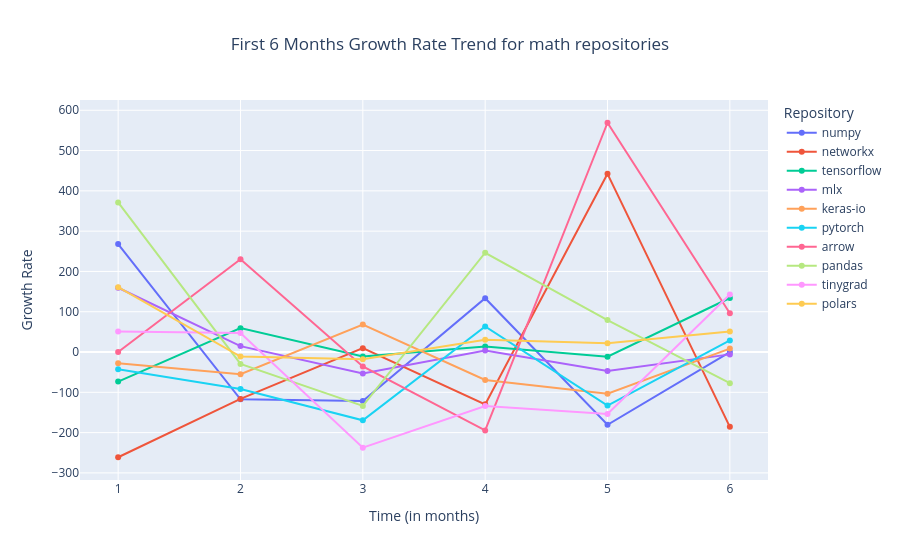
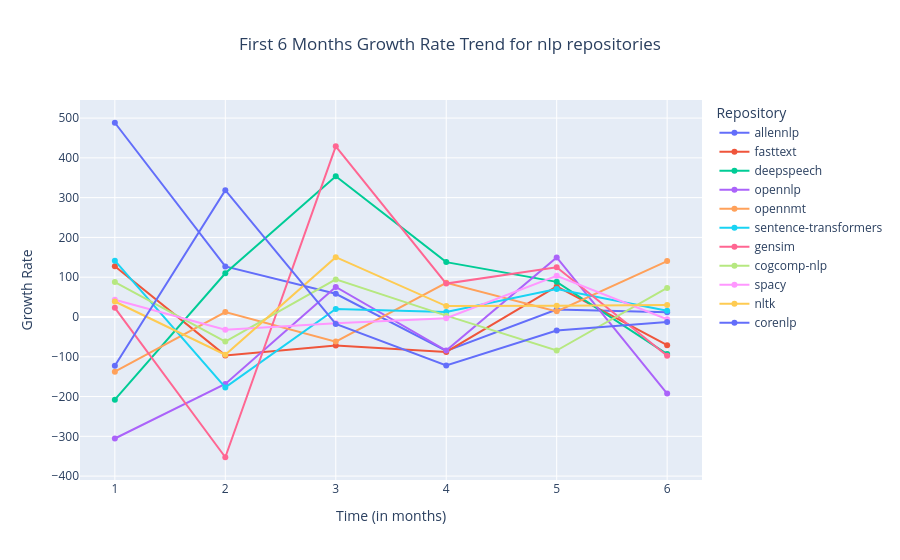
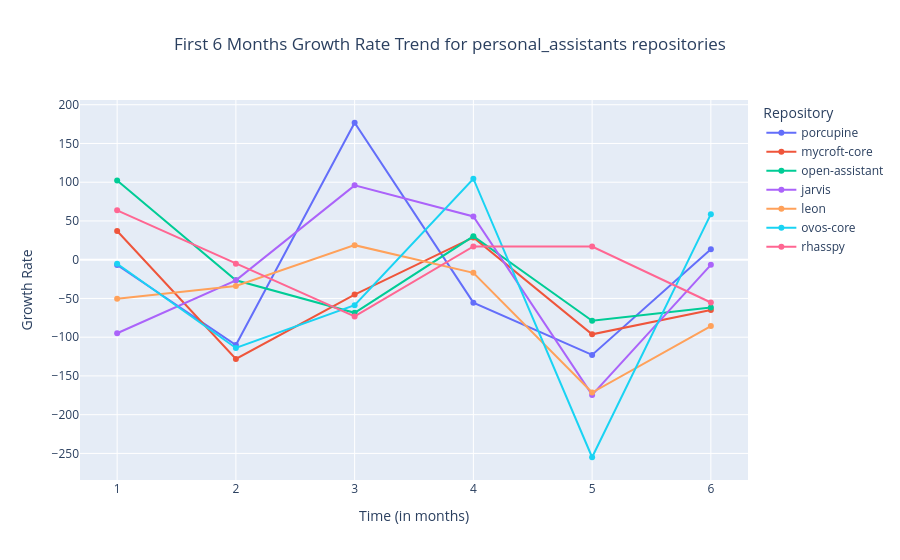
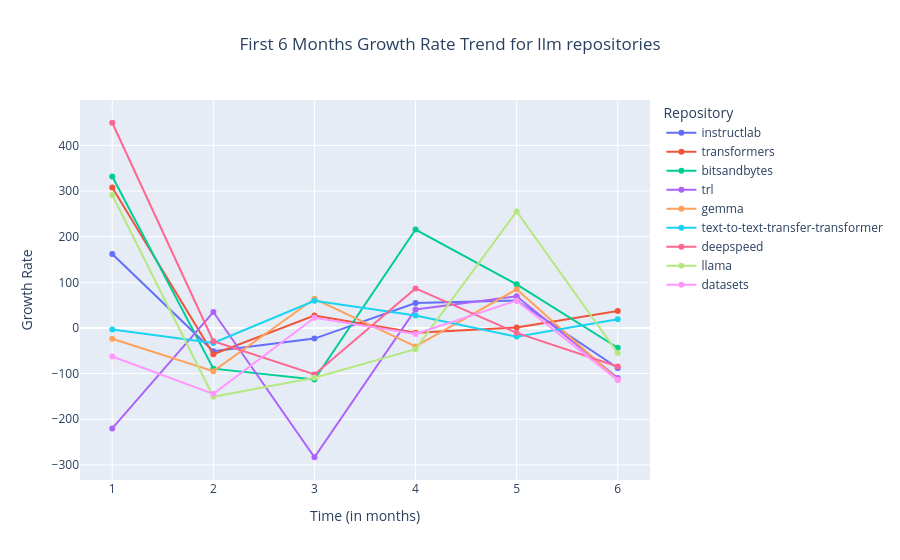

Source (notebook cell) for these figures, in order:
### Code cell
# Fetch the categories from ai_repos.json
categories = list(urls_json_data.keys())

# Plot for each individual category
for category in categories:
    plot_growth_rate_by_category(first_6months_df, category, title="First 6 Months Growth Rate Trend")

### Figure 1 — Plotly figure (JSON) as saved in the notebook; plotly's stock layout.template omitted (floating-point values rounded to 4 significant figures)
{"data": [{"hovertemplate": "repo_name=numpy<br>x_axis=%{x}<br>log_growth_rate=%{y}<extra></extra>", "legendgroup": "numpy", "line": {"color": "#636efa", "dash": "solid"}, "marker": {"symbol": "circle"}, "mode": "lines+markers", "name": "numpy", "orientation": "v", "showlegend": true, "type": "scatter", "x": [1, 2, 3, 4, 5, 6], "xaxis": "x", "y": [267.9, -117.5, -121.6, 133.5, -180.5, 0], "yaxis": "y"}, {"hovertemplate": "repo_name=networkx<br>x_axis=%{x}<br>log_growth_rate=%{y}<extra></extra>", "legendgroup": "networkx", "line": {"color": "#EF553B", "dash": "solid"}, "marker": {"symbol": "circle"}, "mode": "lines+markers", "name": "networkx", "orientation": "v", "showlegend": true, "type": "scatter", "x": [1, 2, 3, 4, 5, 6], "xaxis": "x", "y": [-261.2, -116.3, 9.531, -129.9, 442.3, -185.8], "yaxis": "y"}, {"hovertemplate": "repo_name=tensorflow<br>x_axis=%{x}<br>log_growth_rate=%{y}<extra></extra>", "legendgroup": "tensorflow", "line": {"color": "#00cc96", "dash": "solid"}, "marker": {"symbol": "circle"}, "mode": "lines+markers", "name": "tensorflow", "orientation": "v", "showlegend": true, "type": "scatter", "x": [1, 2, 3, 4, 5, 6], "xaxis": "x", "y": [-73.3, 59.28, -11.32, 13.43, -11.53, 134.0], "yaxis": "y"}, {"hovertemplate": "repo_name=mlx<br>x_axis=%{x}<br>log_growth_rate=%{y}<extra></extra>", "legendgroup": "mlx", "line": {"color": "#ab63fa", "dash": "solid"}, "marker": {"symbol": "circle"}, "mode": "lines+markers", "name": "mlx", "orientation": "v", "showlegend": true, "type": "scatter", "x": [1, 2, 3, 4, 5, 6], "xaxis": "x", "y": [159.5, 14.63, -53.11, 3.622, -47.03, -5.862], "yaxis": "y"}, {"hovertemplate": "repo_name=keras-io<br>x_axis=%{x}<br>log_growth_rate=%{y}<extra></extra>", "legendgroup": "keras-io", "line": {"color": "#FFA15A", "dash": "solid"}, "marker": {"symbol": "circle"}, "mode": "lines+markers", "name": "keras-io", "orientation": "v", "showlegend": true, "type": "scatter", "x": [1, 2, 3, 4, 5, 6], "xaxis": "x", "y": [-27.98, -54.98, 68.34, -69.51, -103.6, 8.516], "yaxis": "y"}, {"hovertemplate": "repo_name=pytorch<br>x_axis=%{x}<br>log_growth_rate=%{y}<extra></extra>", "legendgroup": "pytorch", "line": {"color": "#19d3f3", "dash": "solid"}, "marker": {"symbol": "circle"}, "mode": "lines+markers", "name": "pytorch", "orientation": "v", "showlegend": true, "type": "scatter", "x": [1, 2, 3, 4, 5, 6], "xaxis": "x", "y": [-42.83, -91.63, -169.5, 63.6, -132.9, 28.77], "yaxis": "y"}, {"hovertemplate": "repo_name=arrow<br>x_axis=%{x}<br>log_growth_rate=%{y}<extra></extra>", "legendgroup": "arrow", "line": {"color": "#FF6692", "dash": "solid"}, "marker": {"symbol": "circle"}, "mode": "lines+markers", "name": "arrow", "orientation": "v", "showlegend": true, "type": "scatter", "x": [1, 2, 3, 4, 5, 6], "xaxis": "x", "y": [0, 230.3, -35.67, -194.6, 569.0, 96.38], "yaxis": "y"}, {"hovertemplate": "repo_name=pandas<br>x_axis=%{x}<br>log_growth_rate=%{y}<extra></extra>", "legendgroup": "pandas", "line": {"color": "#B6E880", "dash": "solid"}, "marker": {"symbol": "circle"}, "mode": "lines+markers", "name": "pandas", "orientation": "v", "showlegend": true, "type": "scatter", "x": [1, 2, 3, 4, 5, 6], "xaxis": "x", "y": [371.4, -29.58, -133.8, 246.4, 79.42, -77.32], "yaxis": "y"}, {"hovertemplate": "repo_name=tinygrad<br>x_axis=%{x}<br>log_growth_rate=%{y}<extra></extra>", "legendgroup": "tinygrad", "line": {"color": "#FF97FF", "dash": "solid"}, "marker": {"symbol": "circle"}, "mode": "lines+markers", "name": "tinygrad", "orientation": "v", "showlegend": true, "type": "scatter", "x": [1, 2, 3, 4, 5, 6], "xaxis": "x", "y": [50.9, 47.24, -237.5, -134.1, -154.0, 142.7], "yaxis": "y"}, {"hovertemplate": "repo_name=polars<br>x_axis=%{x}<br>log_growth_rate=%{y}<extra></extra>", "legendgroup": "polars", "line": {"color": "#FECB52", "dash": "solid"}, "marker": {"symbol": "circle"}, "mode": "lines+markers", "name": "polars", "orientation": "v", "showlegend": true, "type": "scatter", "x": [1, 2, 3, 4, 5, 6], "xaxis": "x", "y": [160.8, -11.37, -18.07, 30.34, 21.81, 51.23], "yaxis": "y"}], "layout": {"legend": {"title": {"text": "Repository"}, "tracegroupgap": 0}, "title": {"text": "First 6 Months Growth Rate Trend for math repositories", "x": 0.5}, "xaxis": {"anchor": "y", "domain": [0, 1], "ticktext": ["1", "2", "3", "4", "5", "6"], "tickvals": [1, 2, 3, 4, 5, 6], "title": {"text": "Time (in months)"}}, "yaxis": {"anchor": "x", "domain": [0, 1], "title": {"text": "Growth Rate"}}}}

### Figure 2 — Plotly figure (JSON) as saved in the notebook; plotly's stock layout.template omitted (floating-point values rounded to 4 significant figures)
{"data": [{"hovertemplate": "repo_name=allennlp<br>x_axis=%{x}<br>log_growth_rate=%{y}<extra></extra>", "legendgroup": "allennlp", "line": {"color": "#636efa", "dash": "solid"}, "marker": {"symbol": "circle"}, "mode": "lines+markers", "name": "allennlp", "orientation": "v", "showlegend": true, "type": "scatter", "x": [1, 2, 3, 4, 5, 6], "xaxis": "x", "y": [488.3, 127.1, 58.24, -85.23, 18.96, 12.06], "yaxis": "y"}, {"hovertemplate": "repo_name=fasttext<br>x_axis=%{x}<br>log_growth_rate=%{y}<extra></extra>", "legendgroup": "fasttext", "line": {"color": "#EF553B", "dash": "solid"}, "marker": {"symbol": "circle"}, "mode": "lines+markers", "name": "fasttext", "orientation": "v", "showlegend": true, "type": "scatter", "x": [1, 2, 3, 4, 5, 6], "xaxis": "x", "y": [127.5, -96.57, -71.88, -87.81, 76.84, -70.77], "yaxis": "y"}, {"hovertemplate": "repo_name=deepspeech<br>x_axis=%{x}<br>log_growth_rate=%{y}<extra></extra>", "legendgroup": "deepspeech", "line": {"color": "#00cc96", "dash": "solid"}, "marker": {"symbol": "circle"}, "mode": "lines+markers", "name": "deepspeech", "orientation": "v", "showlegend": true, "type": "scatter", "x": [1, 2, 3, 4, 5, 6], "xaxis": "x", "y": [-207.9, 109.9, 353.6, 137.9, 88.3, -93.31], "yaxis": "y"}, {"hovertemplate": "repo_name=opennlp<br>x_axis=%{x}<br>log_growth_rate=%{y}<extra></extra>", "legendgroup": "opennlp", "line": {"color": "#ab63fa", "dash": "solid"}, "marker": {"symbol": "circle"}, "mode": "lines+markers", "name": "opennlp", "orientation": "v", "showlegend": true, "type": "scatter", "x": [1, 2, 3, 4, 5, 6], "xaxis": "x", "y": [-305.5, -168.3, 75.5, -84.4, 149.6, -192.5], "yaxis": "y"}, {"hovertemplate": "repo_name=opennmt<br>x_axis=%{x}<br>log_growth_rate=%{y}<extra></extra>", "legendgroup": "opennmt", "line": {"color": "#FFA15A", "dash": "solid"}, "marker": {"symbol": "circle"}, "mode": "lines+markers", "name": "opennmt", "orientation": "v", "showlegend": true, "type": "scatter", "x": [1, 2, 3, 4, 5, 6], "xaxis": "x", "y": [-137.5, 12.26, -61.9, 85.75, 14.11, 140.6], "yaxis": "y"}, {"hovertemplate": "repo_name=sentence-transformers<br>x_axis=%{x}<br>log_growth_rate=%{y}<extra></extra>", "legendgroup": "sentence-transformers", "line": {"color": "#19d3f3", "dash": "solid"}, "marker": {"symbol": "circle"}, "mode": "lines+markers", "name": "sentence-transformers", "orientation": "v", "showlegend": true, "type": "scatter", "x": [1, 2, 3, 4, 5, 6], "xaxis": "x", "y": [141.4, -177.1, 20.25, 12.52, 70.05, 15.52], "yaxis": "y"}, {"hovertemplate": "repo_name=gensim<br>x_axis=%{x}<br>log_growth_rate=%{y}<extra></extra>", "legendgroup": "gensim", "line": {"color": "#FF6692", "dash": "solid"}, "marker": {"symbol": "circle"}, "mode": "lines+markers", "name": "gensim", "orientation": "v", "showlegend": true, "type": "scatter", "x": [1, 2, 3, 4, 5, 6], "xaxis": "x", "y": [23.05, -352.6, 429.0, 83.94, 124.9, -97.57], "yaxis": "y"}, {"hovertemplate": "repo_name=cogcomp-nlp<br>x_axis=%{x}<br>log_growth_rate=%{y}<extra></extra>", "legendgroup": "cogcomp-nlp", "line": {"color": "#B6E880", "dash": "solid"}, "marker": {"symbol": "circle"}, "mode": "lines+markers", "name": "cogcomp-nlp", "orientation": "v", "showlegend": true, "type": "scatter", "x": [1, 2, 3, 4, 5, 6], "xaxis": "x", "y": [87.86, -61.9, 94.45, 3.279, -84.37, 73.0], "yaxis": "y"}, {"hovertemplate": "repo_name=spacy<br>x_axis=%{x}<br>log_growth_rate=%{y}<extra></extra>", "legendgroup": "spacy", "line": {"color": "#FF97FF", "dash": "solid"}, "marker": {"symbol": "circle"}, "mode": "lines+markers", "name": "spacy", "orientation": "v", "showlegend": true, "type": "scatter", "x": [1, 2, 3, 4, 5, 6], "xaxis": "x", "y": [43.27, -32.29, -15.5, -2.933, 103.7, -5.641], "yaxis": "y"}, {"hovertemplate": "repo_name=nltk<br>x_axis=%{x}<br>log_growth_rate=%{y}<extra></extra>", "legendgroup": "nltk", "line": {"color": "#FECB52", "dash": "solid"}, "marker": {"symbol": "circle"}, "mode": "lines+markers", "name": "nltk", "orientation": "v", "showlegend": true, "type": "scatter", "x": [1, 2, 3, 4, 5, 6], "xaxis": "x", "y": [38.95, -94.91, 150.4, 27.37, 28.06, 30.09], "yaxis": "y"}, {"hovertemplate": "repo_name=corenlp<br>x_axis=%{x}<br>log_growth_rate=%{y}<extra></extra>", "legendgroup": "corenlp", "line": {"color": "#636efa", "dash": "solid"}, "marker": {"symbol": "circle"}, "mode": "lines+markers", "name": "corenlp", "orientation": "v", "showlegend": true, "type": "scatter", "x": [1, 2, 3, 4, 5, 6], "xaxis": "x", "y": [-122.8, 318.8, -17.69, -122.1, -34.25, -12.72], "yaxis": "y"}], "layout": {"legend": {"title": {"text": "Repository"}, "tracegroupgap": 0}, "title": {"text": "First 6 Months Growth Rate Trend for nlp repositories", "x": 0.5}, "xaxis": {"anchor": "y", "domain": [0, 1], "ticktext": ["1", "2", "3", "4", "5", "6"], "tickvals": [1, 2, 3, 4, 5, 6], "title": {"text": "Time (in months)"}}, "yaxis": {"anchor": "x", "domain": [0, 1], "title": {"text": "Growth Rate"}}}}

### Figure 3 — Plotly figure (JSON) as saved in the notebook; plotly's stock layout.template omitted (floating-point values rounded to 4 significant figures)
{"data": [{"hovertemplate": "repo_name=porcupine<br>x_axis=%{x}<br>log_growth_rate=%{y}<extra></extra>", "legendgroup": "porcupine", "line": {"color": "#636efa", "dash": "solid"}, "marker": {"symbol": "circle"}, "mode": "lines+markers", "name": "porcupine", "orientation": "v", "showlegend": true, "type": "scatter", "x": [1, 2, 3, 4, 5, 6], "xaxis": "x", "y": [-6.815, -110.1, 176.7, -55.45, -122.8, 13.64], "yaxis": "y"}, {"hovertemplate": "repo_name=mycroft-core<br>x_axis=%{x}<br>log_growth_rate=%{y}<extra></extra>", "legendgroup": "mycroft-core", "line": {"color": "#EF553B", "dash": "solid"}, "marker": {"symbol": "circle"}, "mode": "lines+markers", "name": "mycroft-core", "orientation": "v", "showlegend": true, "type": "scatter", "x": [1, 2, 3, 4, 5, 6], "xaxis": "x", "y": [36.98, -128.0, -44.95, 28.77, -96.3, -64.99], "yaxis": "y"}, {"hovertemplate": "repo_name=open-assistant<br>x_axis=%{x}<br>log_growth_rate=%{y}<extra></extra>", "legendgroup": "open-assistant", "line": {"color": "#00cc96", "dash": "solid"}, "marker": {"symbol": "circle"}, "mode": "lines+markers", "name": "open-assistant", "orientation": "v", "showlegend": true, "type": "scatter", "x": [1, 2, 3, 4, 5, 6], "xaxis": "x", "y": [102.2, -26.48, -68.54, 30.21, -78.89, -61.65], "yaxis": "y"}, {"hovertemplate": "repo_name=jarvis<br>x_axis=%{x}<br>log_growth_rate=%{y}<extra></extra>", "legendgroup": "jarvis", "line": {"color": "#ab63fa", "dash": "solid"}, "marker": {"symbol": "circle"}, "mode": "lines+markers", "name": "jarvis", "orientation": "v", "showlegend": true, "type": "scatter", "x": [1, 2, 3, 4, 5, 6], "xaxis": "x", "y": [-94.95, -26.63, 95.94, 55.78, -174.5, -6.596], "yaxis": "y"}, {"hovertemplate": "repo_name=leon<br>x_axis=%{x}<br>log_growth_rate=%{y}<extra></extra>", "legendgroup": "leon", "line": {"color": "#FFA15A", "dash": "solid"}, "marker": {"symbol": "circle"}, "mode": "lines+markers", "name": "leon", "orientation": "v", "showlegend": true, "type": "scatter", "x": [1, 2, 3, 4, 5, 6], "xaxis": "x", "y": [-50.49, -33.91, 18.77, -16.95, -171.4, -85.57], "yaxis": "y"}, {"hovertemplate": "repo_name=ovos-core<br>x_axis=%{x}<br>log_growth_rate=%{y}<extra></extra>", "legendgroup": "ovos-core", "line": {"color": "#19d3f3", "dash": "solid"}, "marker": {"symbol": "circle"}, "mode": "lines+markers", "name": "ovos-core", "orientation": "v", "showlegend": true, "type": "scatter", "x": [1, 2, 3, 4, 5, 6], "xaxis": "x", "y": [-5.198, -113.9, -58.78, 104.5, -254.9, 58.78], "yaxis": "y"}, {"hovertemplate": "repo_name=rhasspy<br>x_axis=%{x}<br>log_growth_rate=%{y}<extra></extra>", "legendgroup": "rhasspy", "line": {"color": "#FF6692", "dash": "solid"}, "marker": {"symbol": "circle"}, "mode": "lines+markers", "name": "rhasspy", "orientation": "v", "showlegend": true, "type": "scatter", "x": [1, 2, 3, 4, 5, 6], "xaxis": "x", "y": [63.73, -5.137, -73.27, 17.15, 16.96, -55.22], "yaxis": "y"}], "layout": {"legend": {"title": {"text": "Repository"}, "tracegroupgap": 0}, "title": {"text": "First 6 Months Growth Rate Trend for personal_assistants repositories", "x": 0.5}, "xaxis": {"anchor": "y", "domain": [0, 1], "ticktext": ["1", "2", "3", "4", "5", "6"], "tickvals": [1, 2, 3, 4, 5, 6], "title": {"text": "Time (in months)"}}, "yaxis": {"anchor": "x", "domain": [0, 1], "title": {"text": "Growth Rate"}}}}

### Figure 4 — Plotly figure (JSON) as saved in the notebook; plotly's stock layout.template omitted (floating-point values rounded to 4 significant figures)
{"data": [{"hovertemplate": "repo_name=instructlab<br>x_axis=%{x}<br>log_growth_rate=%{y}<extra></extra>", "legendgroup": "instructlab", "line": {"color": "#636efa", "dash": "solid"}, "marker": {"symbol": "circle"}, "mode": "lines+markers", "name": "instructlab", "orientation": "v", "showlegend": true, "type": "scatter", "x": [1, 2, 3, 4, 5, 6], "xaxis": "x", "y": [162.0, -51.0, -23.34, 54.6, 60.3, -87.7], "yaxis": "y"}, {"hovertemplate": "repo_name=transformers<br>x_axis=%{x}<br>log_growth_rate=%{y}<extra></extra>", "legendgroup": "transformers", "line": {"color": "#EF553B", "dash": "solid"}, "marker": {"symbol": "circle"}, "mode": "lines+markers", "name": "transformers", "orientation": "v", "showlegend": true, "type": "scatter", "x": [1, 2, 3, 4, 5, 6], "xaxis": "x", "y": [307.5, -57.49, 27.02, -10.51, 0.8658, 36.89], "yaxis": "y"}, {"hovertemplate": "repo_name=bitsandbytes<br>x_axis=%{x}<br>log_growth_rate=%{y}<extra></extra>", "legendgroup": "bitsandbytes", "line": {"color": "#00cc96", "dash": "solid"}, "marker": {"symbol": "circle"}, "mode": "lines+markers", "name": "bitsandbytes", "orientation": "v", "showlegend": true, "type": "scatter", "x": [1, 2, 3, 4, 5, 6], "xaxis": "x", "y": [332.0, -89.25, -112.8, 215.6, 95.55, -43.42], "yaxis": "y"}, {"hovertemplate": "repo_name=trl<br>x_axis=%{x}<br>log_growth_rate=%{y}<extra></extra>", "legendgroup": "trl", "line": {"color": "#ab63fa", "dash": "solid"}, "marker": {"symbol": "circle"}, "mode": "lines+markers", "name": "trl", "orientation": "v", "showlegend": true, "type": "scatter", "x": [1, 2, 3, 4, 5, 6], "xaxis": "x", "y": [-220.2, 34.83, -283.3, 40.55, 69.31, -109.9], "yaxis": "y"}, {"hovertemplate": "repo_name=gemma<br>x_axis=%{x}<br>log_growth_rate=%{y}<extra></extra>", "legendgroup": "gemma", "line": {"color": "#FFA15A", "dash": "solid"}, "marker": {"symbol": "circle"}, "mode": "lines+markers", "name": "gemma", "orientation": "v", "showlegend": true, "type": "scatter", "x": [1, 2, 3, 4, 5, 6], "xaxis": "x", "y": [-23.53, -94.74, 63.91, -40.55, 84.73, -113.5], "yaxis": "y"}, {"hovertemplate": "repo_name=text-to-text-transfer-transformer<br>x_axis=%{x}<br>log_growth_rate=%{y}<extra></extra>", "legendgroup": "text-to-text-transfer-transformer", "line": {"color": "#19d3f3", "dash": "solid"}, "marker": {"symbol": "circle"}, "mode": "lines+markers", "name": "text-to-text-transfer-transformer", "orientation": "v", "showlegend": true, "type": "scatter", "x": [1, 2, 3, 4, 5, 6], "xaxis": "x", "y": [-3.252, -32.99, 59.67, 27.49, -19.0, 19.0], "yaxis": "y"}, {"hovertemplate": "repo_name=deepspeed<br>x_axis=%{x}<br>log_growth_rate=%{y}<extra></extra>", "legendgroup": "deepspeed", "line": {"color": "#FF6692", "dash": "solid"}, "marker": {"symbol": "circle"}, "mode": "lines+markers", "name": "deepspeed", "orientation": "v", "showlegend": true, "type": "scatter", "x": [1, 2, 3, 4, 5, 6], "xaxis": "x", "y": [449.6, -29.14, -102.0, 86.68, -10.7, -84.62], "yaxis": "y"}, {"hovertemplate": "repo_name=llama<br>x_axis=%{x}<br>log_growth_rate=%{y}<extra></extra>", "legendgroup": "llama", "line": {"color": "#B6E880", "dash": "solid"}, "marker": {"symbol": "circle"}, "mode": "lines+markers", "name": "llama", "orientation": "v", "showlegend": true, "type": "scatter", "x": [1, 2, 3, 4, 5, 6], "xaxis": "x", "y": [291.2, -150.8, -109.0, -46.49, 255.1, -55.09], "yaxis": "y"}, {"hovertemplate": "repo_name=datasets<br>x_axis=%{x}<br>log_growth_rate=%{y}<extra></extra>", "legendgroup": "datasets", "line": {"color": "#FF97FF", "dash": "solid"}, "marker": {"symbol": "circle"}, "mode": "lines+markers", "name": "datasets", "orientation": "v", "showlegend": true, "type": "scatter", "x": [1, 2, 3, 4, 5, 6], "xaxis": "x", "y": [-62.63, -144.4, 22.38, -13.33, 59.79, -114.3], "yaxis": "y"}], "layout": {"legend": {"title": {"text": "Repository"}, "tracegroupgap": 0}, "title": {"text": "First 6 Months Growth Rate Trend for llm repositories", "x": 0.5}, "xaxis": {"anchor": "y", "domain": [0, 1], "ticktext": ["1", "2", "3", "4", "5", "6"], "tickvals": [1, 2, 3, 4, 5, 6], "title": {"text": "Time (in months)"}}, "yaxis": {"anchor": "x", "domain": [0, 1], "title": {"text": "Growth Rate"}}}}
